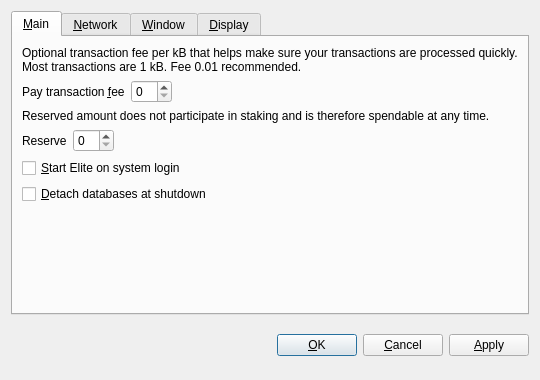
<?xml version="1.0" encoding="UTF-8"?>
<ui version="4.0">
 <class>OptionsDialog</class>
 <widget class="QDialog" name="OptionsDialog">
  <property name="geometry">
   <rect>
    <x>0</x>
    <y>0</y>
    <width>540</width>
    <height>380</height>
   </rect>
  </property>
  <property name="windowTitle">
   <string>Options</string>
  </property>
  <property name="modal">
   <bool>true</bool>
  </property>
  <layout class="QVBoxLayout" name="verticalLayout">
   <item>
    <widget class="QTabWidget" name="tabWidget">
     <property name="tabPosition">
      <enum>QTabWidget::North</enum>
     </property>
     <property name="currentIndex">
      <number>0</number>
     </property>
     <widget class="QWidget" name="tabMain">
      <attribute name="title">
       <string>&amp;Main</string>
      </attribute>
      <layout class="QVBoxLayout" name="verticalLayout_Main">
       <item>
        <widget class="QLabel" name="transactionFeeInfoLabel">
         <property name="text">
          <string>Optional transaction fee per kB that helps make sure your transactions are processed quickly. Most transactions are 1 kB. Fee 0.01 recommended.</string>
         </property>
         <property name="textFormat">
          <enum>Qt::PlainText</enum>
         </property>
         <property name="wordWrap">
          <bool>true</bool>
         </property>
        </widget>
       </item>
       <item>
        <layout class="QHBoxLayout" name="horizontalLayoutFee">
         <item>
          <widget class="QLabel" name="transactionFeeLabel">
           <property name="text">
            <string>Pay transaction &amp;fee</string>
           </property>
           <property name="textFormat">
            <enum>Qt::PlainText</enum>
           </property>
           <property name="buddy">
            <cstring>transactionFee</cstring>
           </property>
          </widget>
         </item>
         <item>
          <widget class="BitcoinAmountField" name="transactionFee"/>
         </item>
         <item>
          <spacer name="horizontalSpacerFee">
           <property name="orientation">
            <enum>Qt::Horizontal</enum>
           </property>
           <property name="sizeHint" stdset="0">
            <size>
             <width>40</width>
             <height>20</height>
            </size>
           </property>
          </spacer>
         </item>
        </layout>
       </item>
       <item>
        <widget class="QLabel" name="reserveBalanceInfoLabel">
         <property name="text">
          <string>Reserved amount does not participate in staking and is therefore spendable at any time.</string>
         </property>
         <property name="textFormat">
          <enum>Qt::PlainText</enum>
         </property>
         <property name="wordWrap">
          <bool>true</bool>
         </property>
        </widget>
       </item>
       <item>
        <layout class="QHBoxLayout" name="horizontalLayoutReserveBalance">
         <item>
          <widget class="QLabel" name="reserveBalanceLabel">
           <property name="text">
            <string>Reserve</string>
           </property>
           <property name="textFormat">
            <enum>Qt::PlainText</enum>
           </property>
           <property name="buddy">
            <cstring>reserveBalance</cstring>
           </property>
          </widget>
         </item>
         <item>
          <widget class="BitcoinAmountField" name="reserveBalance"/>
         </item>
         <item>
          <spacer name="horizontalSpacerReserveBalance">
           <property name="orientation">
            <enum>Qt::Horizontal</enum>
           </property>
           <property name="sizeHint" stdset="0">
            <size>
             <width>40</width>
             <height>20</height>
            </size>
           </property>
          </spacer>
         </item>
        </layout>
       </item>
       <item>
        <widget class="QCheckBox" name="bitcoinAtStartup">
         <property name="toolTip">
          <string>Automatically start Elite after logging in to the system.</string>
         </property>
         <property name="text">
          <string>&amp;Start Elite on system login</string>
         </property>
        </widget>
       </item>
       <item>
        <widget class="QCheckBox" name="detachDatabases">
         <property name="toolTip">
          <string>Detach block and address databases at shutdown. This means they can be moved to another data directory, but it slows down shutdown. The wallet is always detached.</string>
         </property>
         <property name="text">
          <string>&amp;Detach databases at shutdown</string>
         </property>
        </widget>
       </item>
       <item>
        <spacer name="verticalSpacer_Main">
         <property name="orientation">
          <enum>Qt::Vertical</enum>
         </property>
         <property name="sizeHint" stdset="0">
          <size>
           <width>20</width>
           <height>40</height>
          </size>
         </property>
        </spacer>
       </item>
      </layout>
     </widget>
     <widget class="QWidget" name="tabNetwork">
      <attribute name="title">
       <string>&amp;Network</string>
      </attribute>
      <layout class="QVBoxLayout" name="verticalLayout_Network">
       <item>
        <widget class="QCheckBox" name="mapPortUpnp">
         <property name="toolTip">
          <string>Automatically open the Elite client port on the router. This only works when your router supports UPnP and it is enabled.</string>
         </property>
         <property name="text">
          <string>Map port using &amp;UPnP</string>
         </property>
        </widget>
       </item>
       <item>
        <widget class="QCheckBox" name="connectSocks">
         <property name="toolTip">
          <string>Connect to the Elite network through a SOCKS proxy (e.g. when connecting through Tor).</string>
         </property>
         <property name="text">
          <string>&amp;Connect through SOCKS proxy:</string>
         </property>
        </widget>
       </item>
       <item>
        <layout class="QHBoxLayout" name="horizontalLayout_Network">
         <item>
          <widget class="QLabel" name="proxyIpLabel">
           <property name="text">
            <string>Proxy &amp;IP:</string>
           </property>
           <property name="textFormat">
            <enum>Qt::PlainText</enum>
           </property>
           <property name="buddy">
            <cstring>proxyIp</cstring>
           </property>
          </widget>
         </item>
         <item>
          <widget class="QValidatedLineEdit" name="proxyIp">
           <property name="maximumSize">
            <size>
             <width>140</width>
             <height>16777215</height>
            </size>
           </property>
           <property name="toolTip">
            <string>IP address of the proxy (e.g. 127.0.0.1)</string>
           </property>
          </widget>
         </item>
         <item>
          <widget class="QLabel" name="proxyPortLabel">
           <property name="text">
            <string>&amp;Port:</string>
           </property>
           <property name="textFormat">
            <enum>Qt::PlainText</enum>
           </property>
           <property name="buddy">
            <cstring>proxyPort</cstring>
           </property>
          </widget>
         </item>
         <item>
          <widget class="QLineEdit" name="proxyPort">
           <property name="maximumSize">
            <size>
             <width>55</width>
             <height>16777215</height>
            </size>
           </property>
           <property name="toolTip">
            <string>Port of the proxy (e.g. 9050)</string>
           </property>
          </widget>
         </item>
         <item>
          <widget class="QLabel" name="socksVersionLabel">
           <property name="text">
            <string>SOCKS &amp;Version:</string>
           </property>
           <property name="textFormat">
            <enum>Qt::PlainText</enum>
           </property>
           <property name="buddy">
            <cstring>socksVersion</cstring>
           </property>
          </widget>
         </item>
         <item>
          <widget class="QValueComboBox" name="socksVersion">
           <property name="toolTip">
            <string>SOCKS version of the proxy (e.g. 5)</string>
           </property>
          </widget>
         </item>
         <item>
          <spacer name="horizontalSpacer_Network">
           <property name="orientation">
            <enum>Qt::Horizontal</enum>
           </property>
           <property name="sizeHint" stdset="0">
            <size>
             <width>40</width>
             <height>20</height>
            </size>
           </property>
          </spacer>
         </item>
        </layout>
       </item>
       <item>
        <spacer name="verticalSpacer_Network">
         <property name="orientation">
          <enum>Qt::Vertical</enum>
         </property>
         <property name="sizeHint" stdset="0">
          <size>
           <width>20</width>
           <height>40</height>
          </size>
         </property>
        </spacer>
       </item>
      </layout>
     </widget>
     <widget class="QWidget" name="tabWindow">
      <attribute name="title">
       <string>&amp;Window</string>
      </attribute>
      <layout class="QVBoxLayout" name="verticalLayout_Window">
       <item>
        <widget class="QCheckBox" name="minimizeToTray">
         <property name="toolTip">
          <string>Show only a tray icon after minimizing the window.</string>
         </property>
         <property name="text">
          <string>&amp;Minimize to the tray instead of the taskbar</string>
         </property>
        </widget>
       </item>
       <item>
        <widget class="QCheckBox" name="minimizeOnClose">
         <property name="toolTip">
          <string>Minimize instead of exit the application when the window is closed. When this option is enabled, the application will be closed only after selecting Quit in the menu.</string>
         </property>
         <property name="text">
          <string>M&amp;inimize on close</string>
         </property>
        </widget>
       </item>
       <item>
        <spacer name="verticalSpacer_Window">
         <property name="orientation">
          <enum>Qt::Vertical</enum>
         </property>
         <property name="sizeHint" stdset="0">
          <size>
           <width>20</width>
           <height>40</height>
          </size>
         </property>
        </spacer>
       </item>
      </layout>
     </widget>
     <widget class="QWidget" name="tabDisplay">
      <attribute name="title">
       <string>&amp;Display</string>
      </attribute>
      <layout class="QVBoxLayout" name="verticalLayout_Display">
       <item>
        <layout class="QHBoxLayout" name="horizontalLayout_1_Display">
         <item>
          <widget class="QLabel" name="langLabel">
           <property name="text">
            <string>User Interface &amp;language:</string>
           </property>
           <property name="textFormat">
            <enum>Qt::PlainText</enum>
           </property>
           <property name="buddy">
            <cstring>lang</cstring>
           </property>
          </widget>
         </item>
         <item>
          <widget class="QValueComboBox" name="lang">
           <property name="toolTip">
            <string>The user interface language can be set here. This setting will take effect after restarting Elite.</string>
           </property>
          </widget>
         </item>
        </layout>
       </item>
       <item>
        <layout class="QHBoxLayout" name="horizontalLayout_2_Display">
         <item>
          <widget class="QLabel" name="unitLabel">
           <property name="text">
            <string>&amp;Unit to show amounts in:</string>
           </property>
           <property name="textFormat">
            <enum>Qt::PlainText</enum>
           </property>
           <property name="buddy">
            <cstring>unit</cstring>
           </property>
          </widget>
         </item>
         <item>
          <widget class="QValueComboBox" name="unit">
           <property name="toolTip">
            <string>Choose the default subdivision unit to show in the interface and when sending coins.</string>
           </property>
          </widget>
         </item>
        </layout>
       </item>
       <item>
        <widget class="QCheckBox" name="use1337Theme">
         <property name="text">
          <string>Use Elite visual theme (requires restart)</string>
         </property>
        </widget>
       </item>
       <item>
        <widget class="QCheckBox" name="displayAddresses">
         <property name="toolTip">
          <string>Whether to show Elite addresses in the transaction list or not.</string>
         </property>
         <property name="text">
          <string>&amp;Display addresses in transaction list</string>
         </property>
        </widget>
       </item>
       <item>
        <widget class="QCheckBox" name="coinControlFeatures">
         <property name="toolTip">
          <string>Whether to show coin control features or not.</string>
         </property>
         <property name="text">
          <string>Display coin &amp;control features (experts only!)</string>
         </property>
        </widget>
       </item>
       <item>
        <spacer name="verticalSpacer_Display">
         <property name="orientation">
          <enum>Qt::Vertical</enum>
         </property>
         <property name="sizeHint" stdset="0">
          <size>
           <width>20</width>
           <height>40</height>
          </size>
         </property>
        </spacer>
       </item>
      </layout>
     </widget>
    </widget>
   </item>
   <item>
    <layout class="QHBoxLayout" name="horizontalLayout_Buttons">
     <item>
      <spacer name="horizontalSpacer_1">
       <property name="orientation">
        <enum>Qt::Horizontal</enum>
       </property>
       <property name="sizeHint" stdset="0">
        <size>
         <width>40</width>
         <height>48</height>
        </size>
       </property>
      </spacer>
     </item>
     <item>
      <widget class="QLabel" name="statusLabel">
       <property name="font">
        <font>
         <weight>75</weight>
         <bold>true</bold>
        </font>
       </property>
       <property name="text">
        <string/>
       </property>
       <property name="textFormat">
        <enum>Qt::PlainText</enum>
       </property>
       <property name="wordWrap">
        <bool>true</bool>
       </property>
      </widget>
     </item>
     <item>
      <spacer name="horizontalSpacer_2">
       <property name="orientation">
        <enum>Qt::Horizontal</enum>
       </property>
       <property name="sizeHint" stdset="0">
        <size>
         <width>40</width>
         <height>48</height>
        </size>
       </property>
      </spacer>
     </item>
     <item>
      <widget class="QPushButton" name="okButton">
       <property name="text">
        <string>&amp;OK</string>
       </property>
      </widget>
     </item>
     <item>
      <widget class="QPushButton" name="cancelButton">
       <property name="text">
        <string>&amp;Cancel</string>
       </property>
       <property name="autoDefault">
        <bool>false</bool>
       </property>
      </widget>
     </item>
     <item>
      <widget class="QPushButton" name="applyButton">
       <property name="text">
        <string>&amp;Apply</string>
       </property>
       <property name="autoDefault">
        <bool>false</bool>
       </property>
      </widget>
     </item>
    </layout>
   </item>
  </layout>
 </widget>
 <customwidgets>
  <customwidget>
   <class>BitcoinAmountField</class>
   <extends>QSpinBox</extends>
   <header>bitcoinamountfield.h</header>
  </customwidget>
  <customwidget>
   <class>QValueComboBox</class>
   <extends>QComboBox</extends>
   <header>qvaluecombobox.h</header>
  </customwidget>
  <customwidget>
   <class>QValidatedLineEdit</class>
   <extends>QLineEdit</extends>
   <header>qvalidatedlineedit.h</header>
  </customwidget>
 </customwidgets>
 <resources/>
 <connections/>
</ui>
